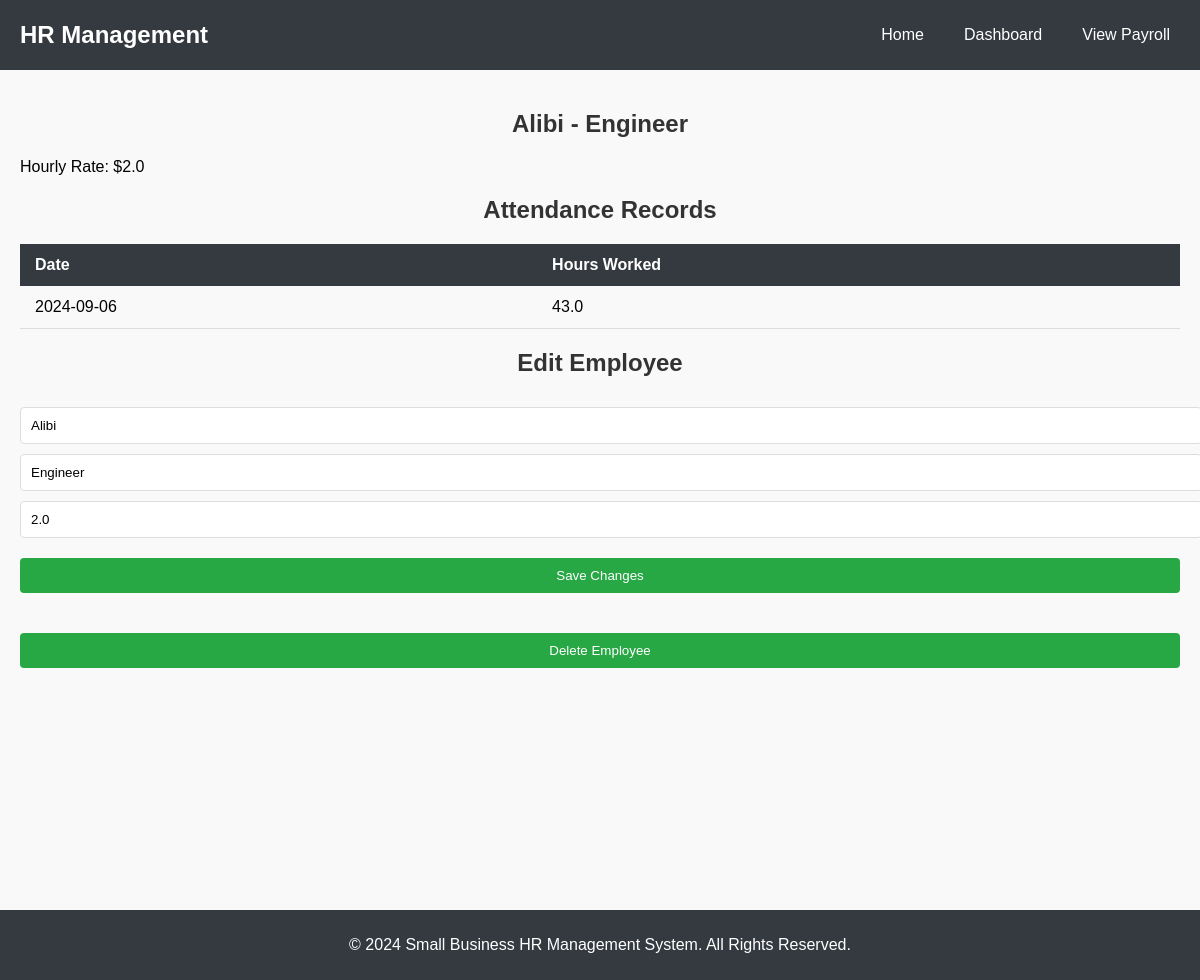
Page /employee/1 on the committed database.
### tables this page shows
CREATE TABLE employees (
            id INTEGER PRIMARY KEY AUTOINCREMENT,
            name TEXT NOT NULL,
            position TEXT NOT NULL,
            hourly_rate REAL NOT NULL
        );

CREATE TABLE attendance (
            id INTEGER PRIMARY KEY AUTOINCREMENT,
            employee_id INTEGER,
            date TEXT,
            hours_worked REAL,
            FOREIGN KEY (employee_id) REFERENCES employees (id)
        );

### main.py (the view)
@app.get("/employee/{employee_id}", response_class=HTMLResponse)
async def employee_detail(request: Request, employee_id: int):
    conn = sqlite3.connect('hr_management.db')
    cursor = conn.cursor()
    cursor.execute("SELECT * FROM employees WHERE id = ?", (employee_id,))
    employee = cursor.fetchone()
    cursor.execute("SELECT * FROM attendance WHERE employee_id = ?", (employee_id,))
    attendance_records = cursor.fetchall()
    conn.close()
    return templates.TemplateResponse("employee_detail.html", {"request": request, "employee": employee, "attendance_records": attendance_records})

### templates/employee_detail.html (shortened to what this page needs)
<!DOCTYPE html>
<html lang="en">
<head>
    <link rel="stylesheet" href="/static/styles.css">
</head>
<body>
    <header>
        <nav class="navbar">
            <div class="logo">HR Management</div>
            <ul class="nav-links">
                <li><a href="/">Home</a></li>
                <li><a href="/dashboard">Dashboard</a></li>
                <li><a href="/payroll">View Payroll</a></li>
            </ul>
        </nav>
    </header>
    <main>
        <section class="employee-detail-section">
            <h1>{{ employee[1] }} - {{ employee[2] }}</h1>
            <p>Hourly Rate: ${{ employee[3] }}</p>
            <h2>Attendance Records</h2>
            <table class="styled-table">
                <thead>
                    <tr>
                        <th>Date</th>
                        <th>Hours Worked</th>
                    </tr>
                </thead>
                <tbody>
                    {% for record in attendance_records %}
                    <tr>
                        <td>{{ record[2] }}</td>
                        <td>{{ record[3] }}</td>
                    </tr>
                    {% endfor %}
                </tbody>
            </table>
            <h2>Edit Employee</h2>
            <form action="/edit_employee/{{ employee[0] }}" method="post">
                <input type="text" name="name" value="{{ employee[1] }}" required>
                <input type="text" name="position" value="{{ employee[2] }}" required>
                <input type="number" name="hourly_rate" value="{{ employee[3] }}" required step="0.01">
                <button type="submit">Save Changes</button>
            </form>
            <form action="/delete_employee/{{ employee[0] }}" method="post" style="margin-top: 20px;">
                <button type="submit" class="delete-btn">Delete Employee</button>
            </form>
        </section>
    </main>
    <footer>
        <p>&copy; 2024 Small Business HR Management System. All Rights Reserved.</p>
    </footer>
</body>
</html>

### static/styles.css (style rules this page uses)
body { font-family: 'Arial', sans-serif; margin: 0; padding: 0; background-color: #f9f9f9; }
h1, h2 { color: #333; font-weight: bold; text-align: center; }
main { padding: 20px; min-height: 100vh; }
.navbar { background-color: #343a40; color: #fff; padding: 10px 20px; display: flex; justify-content: space-between; align-items: center; }
.logo { font-size: 1.5em; font-weight: bold; }
.nav-links { list-style: none; display: flex; gap: 20px; }
.nav-links li { display: inline; }
.nav-links a { color: #fff; text-decoration: none; padding: 5px 10px; }
input, select, button { width: 100%; padding: 10px; margin-top: 10px; border-radius: 4px; border: 1px solid #ddd; }
button { background-color: #28a745; color: #fff; border: none; cursor: pointer; margin-top: 20px; }
.styled-table { width: 100%; border-collapse: collapse; margin-top: 20px; }
.styled-table th, .styled-table td { padding: 12px 15px; text-align: left; }
.styled-table th { background-color: #343a40; color: #fff; }
.styled-table tbody tr { border-bottom: 1px solid #ddd; }
footer { background-color: #343a40; color: white; text-align: center; padding: 10px 0; position: relative; width: 100%; bottom: 0; }

### rows in the picture
employees: name "Alibi", position "Engineer", hourly_rate "2.0"
attendance: date "2024-09-06", hours_worked "43.0"
